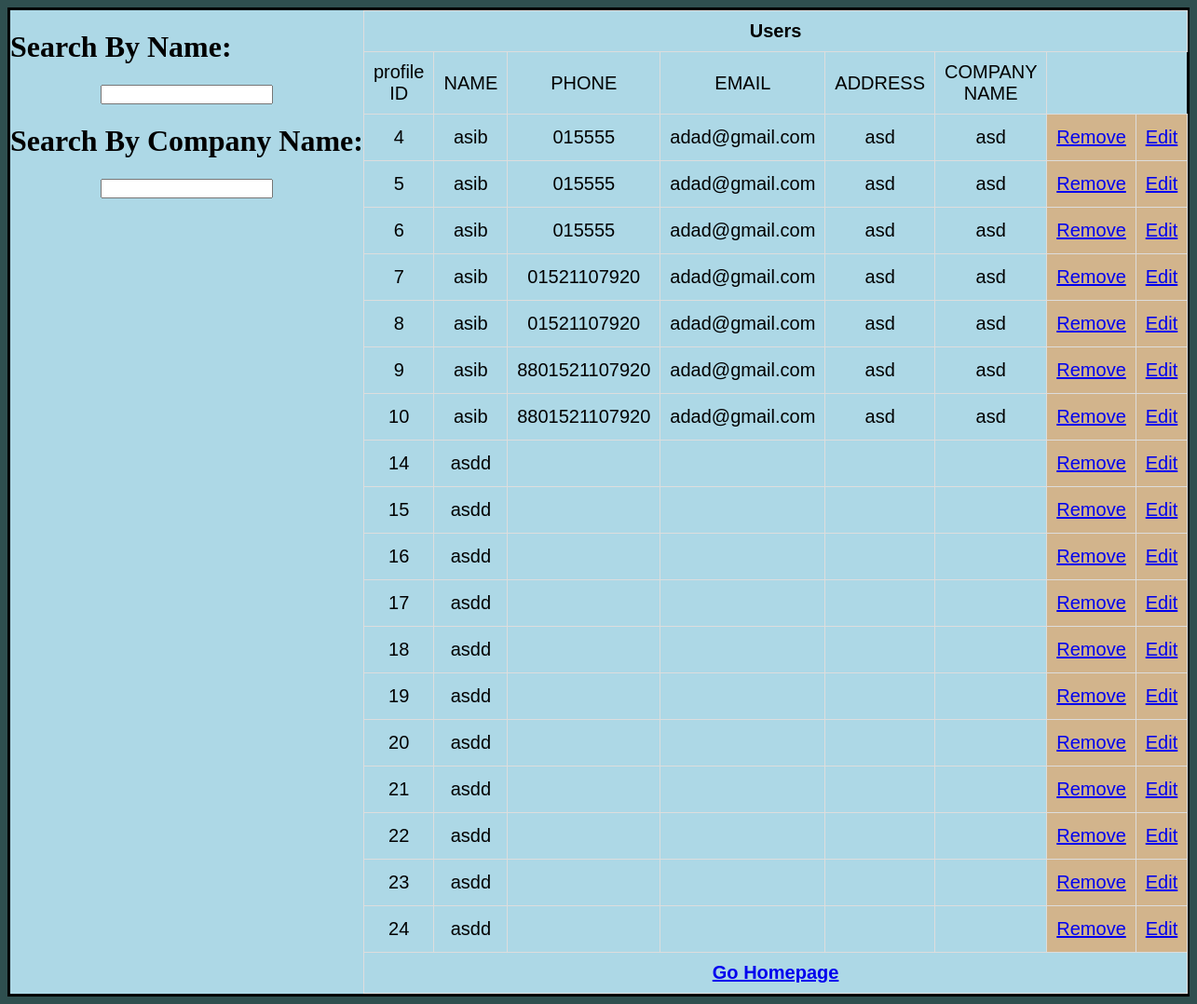
The app's page /finalweb/showProfile.php with its own data.
### tables this page shows
CREATE TABLE `profileinfo` (
  `profileid` int(10) NOT NULL,
  `name` varchar(30) NOT NULL,
  `phone` varchar(30) NOT NULL,
  `email` varchar(30) NOT NULL,
  `address` varchar(30) NOT NULL,
  `companyname` varchar(30) NOT NULL,
  `id` varchar(10) NOT NULL
);

### finalweb/showProfile.php (the view, shortened to what this page needs)
<?php
$id=$_SESSION['id'];
include 'databaseFile.php';
function getUserTable()
{
    global $id;
    global $connection;
    $where = "where id=\"$id\" ";
    echo "
            <table border= \"0px solid black\" bordercolor='black'  width='80%' align='center' cellspacing='5px'   border-bottom='1px'>
             <tr colspan='6'>
                 <th height=\"30\" colspan=\"8\">
                      Users
                 </th>
             </tr>
             <tr>
                <td height=\"20\" width=\"10%\">profile ID</td>
                <td>NAME</td>
                <td>PHONE</td>
                <td>EMAIL</td>
                <td>ADDRESS</td>
                <td>COMPANY NAME</td>
             </tr>";
    $sql = "SELECT profileid,name,phone,email,address,companyname FROM profileinfo $where";
    if($result = mysqli_query($connection, $sql)){
        while ($row = mysqli_fetch_array($result)) {
            echo "
                    <tr>
                        <td height='50'>$row[0]</td>
                        <td>$row[1]</td>
                        <td>$row[2]</td>
                        <td>$row[3]</td>
                        <td>$row[4]</td>
                        <td >$row[5]</td>
						<td id='e'><a href='delete.php?state=profile&profileid=$row[0]'>Remove</a></td>
                        <td id='e'><a href='edit.php?state=profile&profileid=$row[0]'>Edit</a></td>
                    </tr>
                ";
        }
    }
    echo "
                <tr colspan='6'>
                         <th height=\"30\" colspan=\"8\">
                              <a href='home.php'>Go Homepage</a>
                         </th>
                    </tr>
            </table>
            </form>
            ";
}
$state = isset($_REQUEST["state"]) ? $_REQUEST["state"] : "";
switch ($state) {
    default:
        ?>
		<html>
		<head>
		</head>
		<div id="body">
		<div id="header">
			<h1>Search By Name: </h1>
			<input id="search" type="text" name="search" onkeyup="search()">
			<h1>Search By Company Name: </h1>
			<input id="search2" type="text" name="search2" onkeyup="search2()">
		</div>
        <div id="tab">
            <?php
            getUserTable();
            ?>
        </div>
		</div>
		</html>
        <?php
        break;
}

### finalweb/showProfile.php (style rules this page uses)
html { min-width: 100%; min-height: 100%; background-position: top center; background-color: #2F4F4F; }
#body { background-color: lightblue; margin:auto; border:3px solid black; }
#header { float:left; text-align:center; }
#tab { display: inline-block; margin:0 auto; width:60%; height:auto; }
h1 { text-align:left; }
table { border-collapse: collapse; width: auto; }
th, td { padding: 10px; text-align: center; border: 1px solid #ddd; font-family: arial; font-size: 20px; }
#e { background-color: #D2B48C; padding:10px; font-family: arial; font-size: 20px; width:150px; }

### records on screen
profileinfo: profileid "4", name "asib", phone "015555", email "adad@gmail.com", address "asd", companyname "asd"
profileinfo: profileid "5", name "asib", phone "015555", email "adad@gmail.com", address "asd", companyname "asd"
profileinfo: profileid "6", name "asib", phone "015555", email "adad@gmail.com", address "asd", companyname "asd"
profileinfo: profileid "7", name "asib", phone "01521107920", email "adad@gmail.com", address "asd", companyname "asd"
profileinfo: profileid "8", name "asib", phone "01521107920", email "adad@gmail.com", address "asd", companyname "asd"
profileinfo: profileid "9", name "asib", phone "8801521107920", email "adad@gmail.com", address "asd", companyname "asd"
profileinfo: profileid "10", name "asib", phone "8801521107920", email "adad@gmail.com", address "asd", companyname "asd"
profileinfo: profileid "14", name "asdd"
profileinfo: profileid "15", name "asdd"
profileinfo: profileid "16", name "asdd"
profileinfo: profileid "17", name "asdd"
profileinfo: profileid "18", name "asdd"
profileinfo: profileid "19", name "asdd"
profileinfo: profileid "20", name "asdd"
profileinfo: profileid "21", name "asdd"
profileinfo: profileid "22", name "asdd"
profileinfo: profileid "23", name "asdd"
profileinfo: profileid "24", name "asdd"
